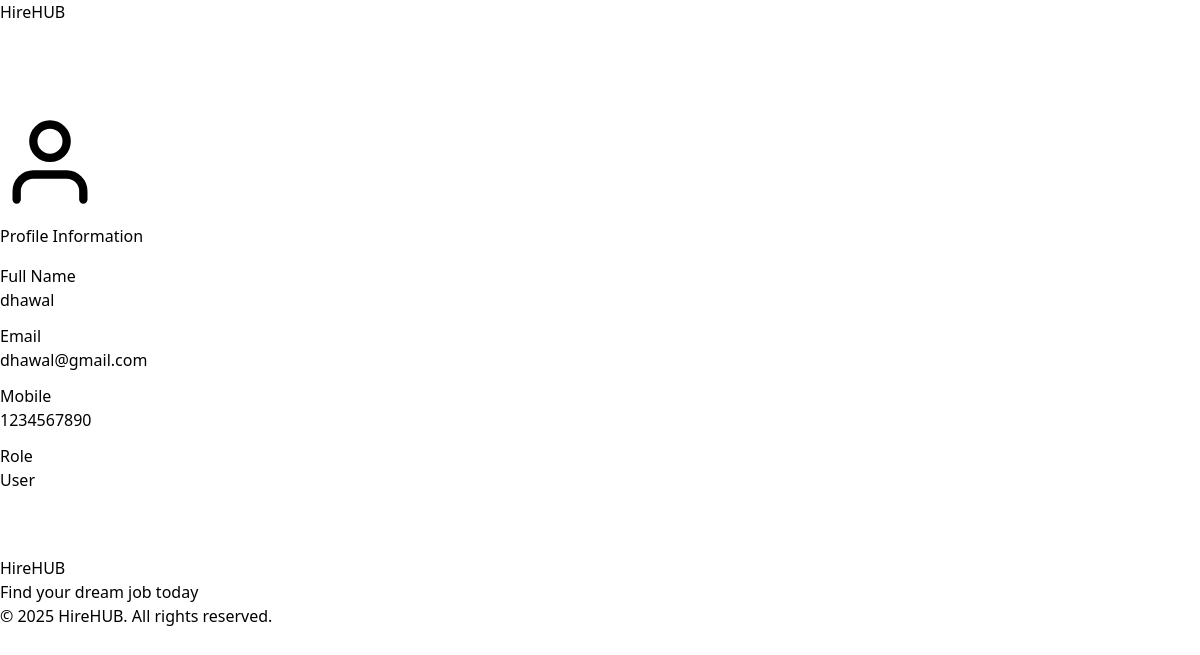
/profile/ (signed in), run on the app's committed database.
### job_portal/models.py (models this page shows, shortened)
class CustomUser(AbstractBaseUser, PermissionsMixin):
    email = models.EmailField(unique=True)
    name = models.CharField(max_length=100)
    mobile = models.CharField(max_length=15)
    role = models.CharField(max_length=50, default='user')
    is_active = models.BooleanField(default=True)
    is_staff = models.BooleanField(default=False)
    date_joined = models.DateTimeField(default=timezone.now)
    objects = CustomUserManager()
    USERNAME_FIELD = 'email'
    REQUIRED_FIELDS = ['name', 'mobile']

### job_portal/views.py (the view)
# urls.py: path('profile/', views.ProfileView.as_view(), name='profile'),
class ProfileView(LoginRequiredMixin, TemplateView):
    template_name = 'jobs/profile.html'

### job_portal/templates/jobs/profile.html
{% extends "jobs/base.html" %}
{% load static %}
{% block content %}
<div class="profile-page">
    <div class="card">
        <div class="card-body">
            <div class="row">
                <div class="col-md-4 text-center">
                    <div class="profile-image mb-3">
                        <i data-feather="user" width="100" height="100"></i>
                    </div>
                </div>
                <div class="col-md-8">
                    <h2 class="card-title mb-4">Profile Information</h2>
                    <div class="profile-info">
                        <div class="mb-3">
                            <label class="form-label">Full Name</label>
                            <p class="form-control-static">{{ user.name }}</p>
                        </div>
                        <div class="mb-3">
                            <label class="form-label">Email</label>
                            <p class="form-control-static">{{ user.email }}</p>
                        </div>
                        <div class="mb-3">
                            <label class="form-label">Mobile</label>
                            <p class="form-control-static">{{ user.mobile }}</p>
                        </div>
                        <div class="mb-3">
                            <label class="form-label">Role</label>
                            <p class="form-control-static">{{ user.role|title }}</p>
                        </div>
                    </div>
                </div>
            </div>
        </div>
    </div>
</div>
{% endblock %}

### job_portal/templates/jobs/base.html (shortened to what this page needs)
<!DOCTYPE html>
{% load static %}
{% load static tailwind_tags %}
<html lang="en" data-bs-theme="dark">
<head>
    <link href="https://cdn.jsdelivr.net/npm/feather-icons/dist/feather.min.css" rel="stylesheet">
    <link href="{% static 'jobs/css/style.css' %}" rel="stylesheet">
    <link rel="stylesheet" href="https://cdn.replit.com/agent/bootstrap-agent-dark-theme.min.css">
    <link rel="stylesheet" href="https://cdnjs.cloudflare.com/ajax/libs/font-awesome/6.0.0/css/all.min.css">
    {% tailwind_css %}
</head>
<body>
    <nav class="navbar navbar-expand-lg navbar-dark bg-dark">
        <div class="container">
            <a class="navbar-brand" href="{% url 'job_portal:index' %}">HireHUB</a>
        </div>
    </nav>
    <main class="container py-4">
        {% block content %}{% endblock %}
    </main>
    <footer class="bg-dark text-light py-4 mt-5">
        <div class="container">
            <div class="row">
                <div class="col-md-6">
                    <h5>HireHUB</h5>
                    <p>Find your dream job today</p>
                </div>
                <div class="col-md-6 text-md-end">
                    <p>&copy; 2025 HireHUB. All rights reserved.</p>
                </div>
            </div>
        </div>
    </footer>
</body>
</html>

### job_portal/static/jobs/css/style.css (style rules this page uses)
:root { --custom-spacing: 1.5rem; --card-border-radius: 0.5rem; }
.navbar-brand { border-radius: 2px; }

### data on the page
CustomUser: name "dhawal", email "dhawal@gmail.com", mobile "1234567890", role "User"
